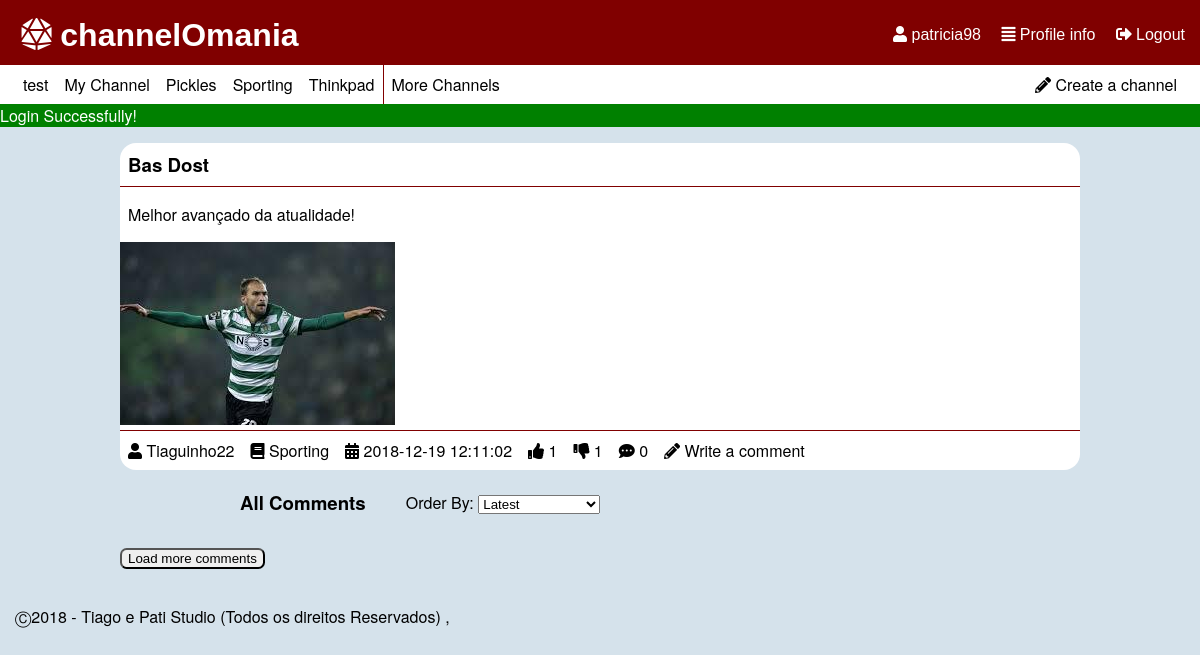
The page /pages/story.php?storyId=29 (signed in) on the database its author committed.
### tables this page shows
CREATE TABLE "channel" (
	"ID"	INTEGER NOT NULL,
	"name"	TEXT NOT NULL UNIQUE,
	"coverImage"	TEXT,
	"author"	INTEGER NOT NULL,
	PRIMARY KEY("ID"),
	FOREIGN KEY("author") REFERENCES "user"("ID") ON DELETE Cascade ON UPDATE No Action
);

CREATE TABLE "story" (
	"storyID"	INTEGER NOT NULL,
	"title"	TEXT NOT NULL,
	"content"	TEXT NOT NULL,
	"upvotes"	INTEGER NOT NULL DEFAULT 0,
	"downvotes"	INTEGER NOT NULL DEFAULT 0,
	"author"	INTEGER NOT NULL,
	"date"	TEXT NOT NULL,
	"channel"	INTEGER NOT NULL,
	"image"	TEXT,
	PRIMARY KEY("storyID"),
	FOREIGN KEY("channel") REFERENCES "channel"("ID") ON DELETE Cascade ON UPDATE No Action,
	FOREIGN KEY("author") REFERENCES "user"("ID") ON DELETE Cascade ON UPDATE No Action
);

CREATE TABLE "user" (
	"ID"	INTEGER NOT NULL PRIMARY KEY AUTOINCREMENT,
	"username"	TEXT NOT NULL,
	"email"	TEXT NOT NULL,
	"password"	TEXT NOT NULL,
	"birth"	TEXT,
	"profilePic"	TEXT,
	"score"	INTEGER DEFAULT 0,
	CONSTRAINT "username" UNIQUE("username")
);

### pages/story.php (called while the page is built, shortened)
<?php
  include_once('../database/db_story.php');
  include_once('../database/db_list.php');
  include_once('../templates/tpl_common.php');
  include_once('../templates/tpl_story.php');
  $story = getStory($_GET['storyId']);
  draw_header($story['title']);
  draw_story($story);
  $storyID = $story['storyID'];
  $comments = getCommentsByStory($storyID);
  draw_comments($comments);
  draw_footer();
?>

### database/db_list.php (called while the page is built, shortened)
<?php
function listChannel($sort='') {
  switch($sort){
    case 'mActive':
      $order = 'n_stories DESC';
      break;
  }
  $db = Database::instance()->db();
  $stmt = $db->prepare('SELECT *,(SELECT COUNT(*) FROM story WHERE story.channel == channel.ID) AS n_stories,channel.ID as channelId FROM channel INNER JOIN user ON author=user.ID ORDER BY '.$order);
  $stmt->execute();
  return $stmt->fetchAll();
}
?>

### database/db_story.php (called while the page is built, shortened)
<?php
function getStory($id) {
  $db = Database::instance()->db();
  $stmt = $db->prepare('SELECT *,(SELECT COUNT(*) FROM comment WHERE comment.story == storyID) AS n_comments,channel.name AS channelName,story.author AS storyAuthor FROM story INNER JOIN user ON user.ID == story.author INNER JOIN channel ON channel.ID == story.channel  WHERE storyID == ?');
  $stmt->execute(array($id));
  return $stmt->fetch();
}
 ?>

### templates/tpl_common.php (the view, shortened to what this page needs)
<?php function draw_header($tabText = ""){
?>
<!DOCTYPE html>
<html lang="en-US">
  <head>
    <link href="../css/style.css" rel="stylesheet">
    <link href="../css/input.css" rel="stylesheet">
    <link href="../css/links.css" rel="stylesheet">
    <link rel="stylesheet" href="https://use.fontawesome.com/releases/v5.5.0/css/all.css">
  </head>
  <body>
    <header id="header">
      <?php if(isset($_SESSION['username'])){ ?>
        <div id='options'>
          <a href="../pages/profile.php"><i class="fas fa-user"></i> <?php echo($_SESSION['username']) ?></a>
          <a href="../pages/profile.php"><i class="fas fa-align-justify"></i> Profile info</a>
          <a href="../actions/action_logout.php"><i class="fas fa-sign-out-alt"></i> Logout</a>
        </div>
      <?php } ?>
      <h1><a href="mainpage.php"><i class="fas fa-dice-d20"></i> channelOmania</a></h1>
    </header>
    <?php if(isset($_SESSION['username'])){ ?>
    <div id="list_channels">
      <p><a href = "../pages/new_channel.php" ><i class="fas fa-pencil-alt"></i> Create a channel</a></p>
      <?php $channels = listChannel('mActive'); ?>
      <ul>
      <?php if(count($channels) > 5) { ?>
        <?php for ($i=0; $i < 5; $i++) { ?>
          <li><a href = "../pages/channel.php?channelId=<?php echo($channels[$i]['channelId']); ?>" ><?php echo($channels[$i]['name']); ?></a></li>
        <?php } ?>
          <li id="moreChannels"><a href = "../pages/all_channels.php" >More Channels</a></li>
      <?php } else { ?>
        <?php foreach($channels as $channel_list){ ?>
          <li><a href = "../pages/channel.php?channelId=<?php echo($channel_list['channelId']); ?>" ><?php echo($channel_list['name']); ?></a></li>
        <?php } ?>
      <?php } ?>
      </ul>
    </div>
    <?php } ?>
    <?php if (isset($_SESSION['messages'])) {?>
      <section id="messages">
        <?php foreach($_SESSION['messages'] as $message) { ?>
          <div class="<?=$message['type']?>"><?=$message['content']?></div>
        <?php } ?>
      </section>
    <?php unset($_SESSION['messages']); } ?>
<?php } ?>
<?php function draw_footer(){
  ?>
  <footer class="footer">
    <p>	&#9400;2018 - Tiago e Pati Studio (Todos os direitos Reservados) ,</p>
  </footer>
</body>
</html>
<?php }
 ?>

### templates/tpl_story.php (shortened to what this page needs)
<?php include_once('../templates/tpl_mainpage.php'); ?>
<?php include_once('../database/db_list.php'); ?>
<?php function draw_story($story) { ?>
  <section id="story">
    <article>
      <header>
        <h1><?php echo($story['title']); ?></h1>
      </header>
      <p><?php echo($story['content']); ?></p>
      <?php if($story['image']!=NULL){ ?>
      <img id="story_image" src="../files/storyImages/<?php echo($story['image']); ?>" alt="<?php echo($story['title']); ?>'s image">
      <?php }?>
      <footer><?php draw_story_info($story); ?></footer>
    </article>
  </section>
<?php } ?>
<?php function draw_comments($comments) { ?>
  <section id="comments" data-id="<?php if(!empty($comments)) echo($comments[0]['story']); ?>">
  <div id="order_comments"><h3>All Comments</h3>
  <p>Order By:
  <select id='orderSelector'>
    <option value="mRecent">Latest</option>
  </select></p></div>
  <button id="btnLoadComments">Load more comments</button>
  </section>
<?php } ?>

### templates/tpl_mainpage.php (shortened to what this page needs)
<?php include_once('../templates/tpl_story.php'); ?>
<?php function draw_story_info($story) { ?>
  <ul>
    <li><a href="../pages/profile.php?userId=<?php echo($story['storyAuthor']); ?>"><i class="fas fa-user"></i> <?php echo($story['username']); ?></a></li>
    <li><a href="../pages/channel.php?channelId=<?php echo($story['channel']); ?>"><i class="fas fa-book"></i> <?php echo($story['channelName']); ?></a></li>
    <li><i class="fas fa-calendar-alt"></i> <?php echo($story['date']); ?></li>
    <li class="nUpVote" data-id="<?php echo($story['storyID']); ?>"><i class="fas fa-thumbs-up"></i> <?php echo($story['upvotes']); ?></li>
    <li class="nDownVote" data-id="<?php echo($story['storyID']); ?>"><i class="fas fa-thumbs-down"></i> <?php echo($story['downvotes']); ?></li>
    <li><i class="fas fa-comment-dots"></i> <?php echo($story['n_comments']); ?></li>
    <li><a href="../pages/new_comment.php?storyId=<?php echo($story['storyID']); ?>"><i class="fas fa-pencil-alt"></i> Write a comment</a></li>
  </ul>
<?php } ?>

### css/style.css (style rules this page uses)
body { font-family: IBMPlexSans, Helvetica Neue, Segoe UI, Helvetica, Verdana, Arial, sans-serif; background-color: #D5E2EB; margin: 0; }
ul { display: flex; flex-wrap: wrap; flex-direction: row; padding: 0; margin: 0; }
li { text-align: center; list-style-type: none; padding: 0.5em; }
#list_channels { background-color: white; position: relative; padding: 0px 15px; }
#list_channels p { float: right; margin: 0; }
#list_channels li, #list_channels p { padding: 0; }
#header { background-color: #800000; padding: 0.2em 15px; position: relative; }
#header h1 { margin: 0.2em; }
h1 { margin-left: 0.5em; }
#options { float: right; height: 0; }
article, #story_preview { background-color: white; width: 80%; margin: auto; border-radius: 1em; }
article h1 { margin: auto; }
article header, #story_preview h3 { margin-top: 1em; padding: 0.5em; border-bottom: 1px solid #800000; }
article p, #story_preview p { padding-left: 0.5em; }
article img { align-self: auto; }
article footer, #story_preview ul { padding: 0; border-top: 1px solid #800000; }
#moreChannels { border-left: 1px solid #800000; }
#messages .success { background-color: green; color: white; }
body,html { min-height: 80vh; }
#header div { margin-top: 1.2em; }
#order_comments { display: flex; margin-left: 20%; }
#order_comments p { margin: 1.3em 1em 1em 2.5em; }
#btnLoadComments, #btnLoadStories { margin-top: 1em; margin-left: 10%; border-radius: 0.5em; }
footer { clear: left; bottom: auto; padding-top: 30px; padding: 20px 15px; }

### css/links.css (style rules this page uses)
#header a { color: white; font-family: Helvetica; }
#header div a { list-style-type: none; padding-left: 1em; }
a:link, a:visited { color: black; text-decoration: none; }
#list_channels li a, #list_channels p a { padding: 0.5em 0.5em; display: block; }

### rows shown on the page
channel: name "test"
channel: name "My Channel"
channel: name "Pickles"
channel: name "Sporting"
channel: name "Thinkpad"
story: title "Bas Dost", content "Melhor avançado da atualidade!", image (picture), author.username "Tiaguinho22", channel.name "Sporting", date "2018-12-19 12:11:02", upvotes "1", downvotes "1"

### other values the page prints
$_SESSION['username'] "patricia98"
$message['content'] "Login Successfully!"
$story['n_comments'] "0"
